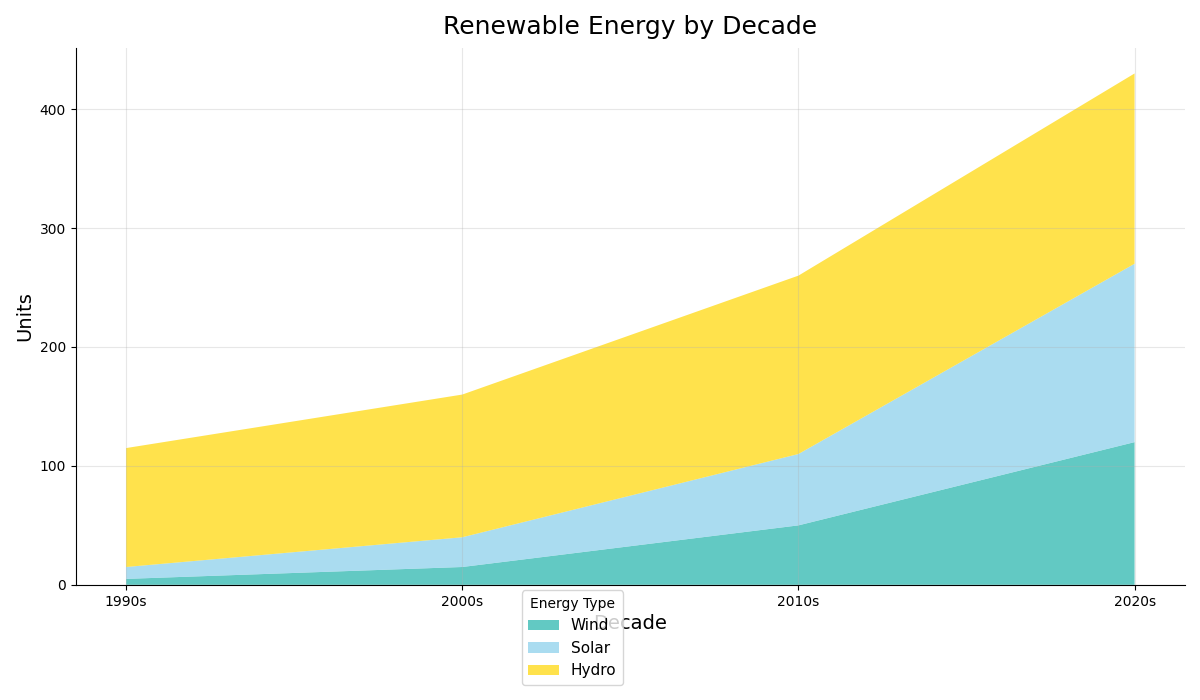

Source code (Python):
import matplotlib.pyplot as plt
import numpy as np

decades = ['1990s', '2000s', '2010s', '2020s']

solar_energy = [5, 15, 50, 120]
wind_energy = [10, 25, 60, 150]
hydroelectric = [100, 120, 150, 160]

energy_data = np.array([solar_energy, wind_energy, hydroelectric])

fig, ax = plt.subplots(figsize=(12, 7))

colors = ['#20B2AA', '#87CEEB', '#FFD700']

ax.stackplot(decades, energy_data, labels=['Wind', 'Solar', 'Hydro'], colors=colors, alpha=0.7)

ax.set_title('Renewable Energy by Decade', fontsize=18, fontweight='normal', pad=10)
ax.set_xlabel('Decade', fontsize=14)
ax.set_ylabel('Units', fontsize=14)

ax.legend(loc='lower right', fontsize=11, title='Energy Type', bbox_to_anchor=(0.5, -0.2))

ax.grid(True, linestyle='-', alpha=0.3)
ax.spines['top'].set_visible(False)
ax.spines['right'].set_visible(False)

plt.tight_layout()

plt.show()
